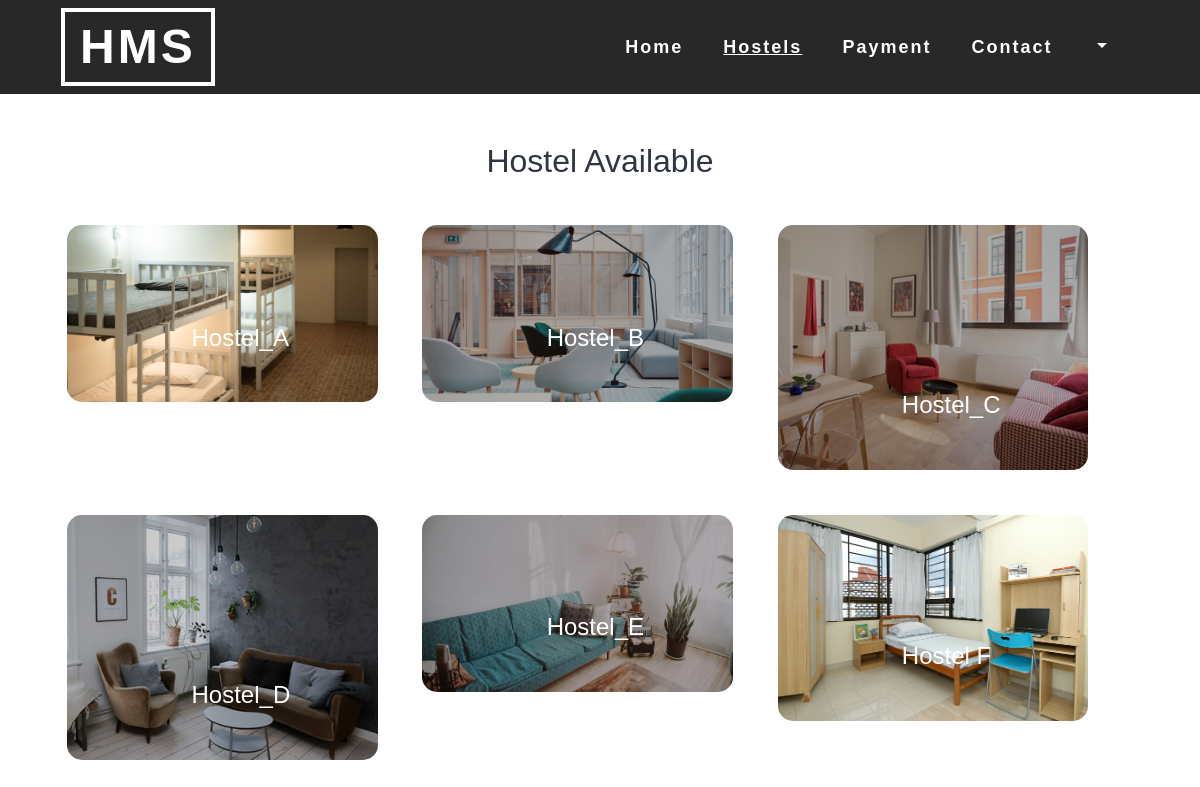
The app's page /hostel.php with its own data.
### tables this page shows
CREATE TABLE `tbl_category` (
  `id` int(10) UNSIGNED NOT NULL,
  `title` varchar(100) NOT NULL,
  `image_name` varchar(255) NOT NULL,
  `featured` varchar(10) NOT NULL,
  `active` varchar(10) NOT NULL
);

### hostel.php (the view, shortened to what this page needs)
<?php include('server.php'); ?>
<?php include('header.php'); ?>
<link rel="stylesheet" href="styles.css">
<section class="categories">
    <div class="container">
        <h2 class="text-center">Hostel Available</h2>
        <?php
            $sql = "SELECT * FROM tbl_category WHERE active='Yes'";
            $res = mysqli_query($db, $sql);
            $count = mysqli_num_rows($res);
            if($count>0)
            {
                while($row=mysqli_fetch_assoc($res))
                {
                    $title = $row['title'];
                    $image_name = $row['image_name'];
                    ?>
                    <a href="applicationform.php">
                        <div class="box-3 float-container">
                            <?php
                                if($image_name=="")
                                {
                                    echo "<div class='error'>Image not found.</div>";
                                }
                                else
                                {
                                    ?>
                                    <img src="<?php echo SITEURL; ?>images/category/<?php echo $image_name; ?>" class="img-responsive img-curve">
                                    <?php
                                }
                            ?>
                            <h3 class="float-text text-white"><?php echo $title; ?></h3>
                        </div>
                    </a>
                    <?php
                }
            }
            else
            {
                echo "<div class='error'>Hostel not found.</div>";
            }
        ?>
    </div>
</section>

### header.php (shortened to what this page needs)
<!DOCTYPE html>
<html lang="en">
<head>
<link rel="stylesheet" href="web_home/css_home/edwin.css">
<link rel="stylesheet" href="web_home/css_home/style.css" type="text/css" media="all"/>
<link rel="stylesheet" href="web_home/css_home/fontawesome-all.css">
</head>
<body>
<header>
	<div class="container agile-banner_nav">
		<nav class="navbar navbar-expand-lg navbar-light bg-light">
			<h1><a class="navbar-brand" href="home.php">HMS <span class="display"></span></a></h1>
			<div class="collapse navbar-collapse justify-content-center" id="navbarSupportedContent">
					<ul class="navbar-nav ml-auto">
						<li class="nav-item">
							<a class="nav-link" href="index.php">Home <span class="sr-only">(current)</span></a>
						</li>
						<li class="nav-item active">
							<a class="nav-link" href="services.php">Hostels</a>
						</li>
						<li class="nav-item">
							<a class="nav-link" href="paymentform.php">Payment</a>
						</li>
						<li class="nav-item">
							<a class="nav-link" href="contact.php">Contact</a>
						</li>
						<li class="dropdown nav-item">
						<a href="#" class="dropdown-toggle nav-link" data-toggle="dropdown"><?php echo $_SESSION['username']; ?>
						</a>
					</li>
					</ul>
				</div>
		</nav>
	</div>
</header>

### web_home/css_home/style.css (style rules this page uses)
body { padding:0; margin:0; position:relative; font-family: 'Poiret One', cursive; }
body a { transition:0.5s all; -webkit-transition:0.5s all; -moz-transition:0.5s all; -o-transition:0.5s all; -ms-transition:0.5s all; }
h1,h2,h3,h4,h5,h6 { margin:0; }
ul { margin:0; padding:0; }
.img-responsive { width: 100%; }
.img-curve { border-radius: 15px; }
.container { width: 100%; margin: 0 auto; }
.text-center { text-align: center; }
.text-white { color: white; }
header { z-index: 9; width: 100%; background:rgb(41, 40, 40); }
.bg-light { background-color: transparent !important; }
h1 { font-size: inherit; }
.navbar-nav > li { margin-right: 1.5em; }
.navbar-light .navbar-nav .show > .nav-link, .navbar-light .navbar-nav .active > .nav-link, .navbar-light .navbar-nav .nav-link.show, .navbar-light .navbar-nav .nav-link.active { color: #fff; font-size: 18px; font-weight: 700; letter-spacing: 2px; text-decoration: underline; }
.navbar-light .navbar-nav .nav-link { color: #fff; font-size: 18px; font-weight: 700; letter-spacing: 2px; }
.navbar-light .navbar-brand { color: #fff; font-size: 3em; text-decoration: none; border: 4px solid #fff; text-transform: uppercase; font-weight: 700; margin: 0; text-align: center; letter-spacing: 3px; padding: 10px 15px; line-height: 50px; }

### styles.css (style rules this page uses)
* { margin: 0 0; padding: 0 0; font-family: Arial, Helvetica, sans-serif; }
.container { width: 100%; margin: 0 auto; }
.img-curve { border-radius: 15px; }
.text-center { text-align: center; }
.text-white { color: white; }
a { color: #ff6b81; text-decoration: none; }
h2 { color: #2f3542; font-size: 2rem; margin-bottom: 2%; }
h3 { font-size: 1.5rem; }
.float-container { position: relative; }
.float-text { position: absolute; bottom: 50px; left: 40%; }
.categories { padding: 4% 0; }
.box-3 { width: 28%; float: left; margin: 2%; }

### records on screen
tbl_category: image_name (picture), title "Hostel_A"
tbl_category: image_name (picture), title "Hostel_B"
tbl_category: image_name (picture), title "Hostel_C"
tbl_category: image_name (picture), title "Hostel_D"
tbl_category: image_name (picture), title "Hostel_E"
tbl_category: image_name (picture), title "Hostel F"
